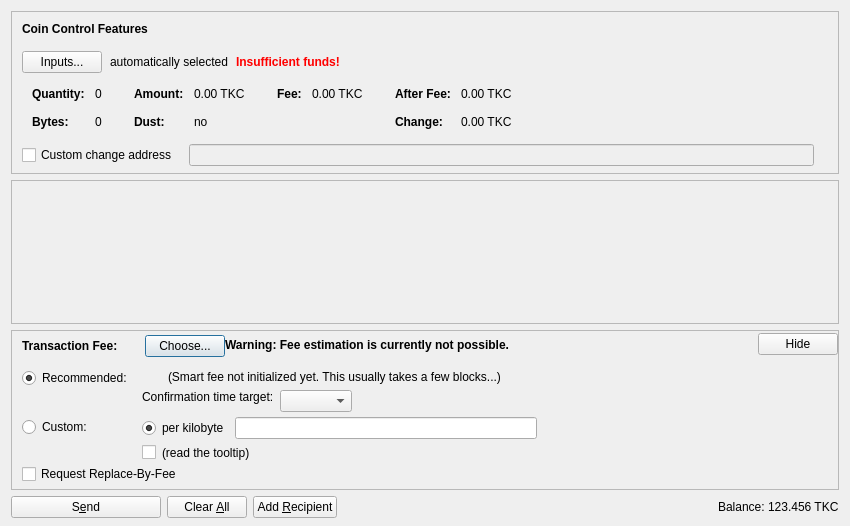
<?xml version="1.0" encoding="UTF-8"?>
<ui version="4.0">
 <class>SendCoinsDialog</class>
 <widget class="QDialog" name="SendCoinsDialog">
  <property name="geometry">
   <rect>
    <x>0</x>
    <y>0</y>
    <width>850</width>
    <height>526</height>
   </rect>
  </property>
  <property name="windowTitle">
   <string>Send Coins</string>
  </property>
  <layout class="QVBoxLayout" name="verticalLayout" stretch="0,1,0,0">
   <property name="bottomMargin">
    <number>8</number>
   </property>
   <item>
    <widget class="QFrame" name="frameCoinControl">
     <property name="sizePolicy">
      <sizepolicy hsizetype="Expanding" vsizetype="Expanding">
       <horstretch>0</horstretch>
       <verstretch>0</verstretch>
      </sizepolicy>
     </property>
     <property name="maximumSize">
      <size>
       <width>16777215</width>
       <height>16777215</height>
      </size>
     </property>
     <property name="frameShape">
      <enum>QFrame::StyledPanel</enum>
     </property>
     <property name="frameShadow">
      <enum>QFrame::Sunken</enum>
     </property>
     <layout class="QVBoxLayout" name="verticalLayoutCoinControl2">
      <property name="spacing">
       <number>0</number>
      </property>
      <property name="leftMargin">
       <number>0</number>
      </property>
      <property name="topMargin">
       <number>0</number>
      </property>
      <property name="rightMargin">
       <number>0</number>
      </property>
      <property name="bottomMargin">
       <number>6</number>
      </property>
      <item>
       <layout class="QVBoxLayout" name="verticalLayoutCoinControl" stretch="0,0,0,0,1">
        <property name="spacing">
         <number>0</number>
        </property>
        <property name="leftMargin">
         <number>10</number>
        </property>
        <property name="topMargin">
         <number>10</number>
        </property>
        <item>
         <layout class="QHBoxLayout" name="horizontalLayoutCoinControl1">
          <property name="bottomMargin">
           <number>15</number>
          </property>
          <item>
           <widget class="QLabel" name="labelCoinControlFeatures">
            <property name="sizePolicy">
             <sizepolicy hsizetype="Preferred" vsizetype="Maximum">
              <horstretch>0</horstretch>
              <verstretch>0</verstretch>
             </sizepolicy>
            </property>
            <property name="font">
             <font>
              <weight>75</weight>
              <bold>true</bold>
             </font>
            </property>
            <property name="styleSheet">
             <string notr="true">font-weight:bold;</string>
            </property>
            <property name="text">
             <string>Coin Control Features</string>
            </property>
           </widget>
          </item>
         </layout>
        </item>
        <item>
         <layout class="QHBoxLayout" name="horizontalLayoutCoinControl2" stretch="0,0,0,0">
          <property name="spacing">
           <number>8</number>
          </property>
          <property name="bottomMargin">
           <number>10</number>
          </property>
          <item>
           <widget class="QPushButton" name="pushButtonCoinControl">
            <property name="styleSheet">
             <string notr="true"/>
            </property>
            <property name="text">
             <string>Inputs...</string>
            </property>
            <property name="autoDefault">
             <bool>false</bool>
            </property>
           </widget>
          </item>
          <item>
           <widget class="QLabel" name="labelCoinControlAutomaticallySelected">
            <property name="text">
             <string>automatically selected</string>
            </property>
            <property name="margin">
             <number>5</number>
            </property>
           </widget>
          </item>
          <item>
           <widget class="QLabel" name="labelCoinControlInsuffFunds">
            <property name="font">
             <font>
              <weight>75</weight>
              <bold>true</bold>
             </font>
            </property>
            <property name="styleSheet">
             <string notr="true">color:red;font-weight:bold;</string>
            </property>
            <property name="text">
             <string>Insufficient funds!</string>
            </property>
            <property name="margin">
             <number>5</number>
            </property>
           </widget>
          </item>
          <item>
           <spacer name="horizontalSpacerCoinControl">
            <property name="orientation">
             <enum>Qt::Horizontal</enum>
            </property>
            <property name="sizeHint" stdset="0">
             <size>
              <width>40</width>
              <height>1</height>
             </size>
            </property>
           </spacer>
          </item>
         </layout>
        </item>
        <item>
         <widget class="QWidget" name="widgetCoinControl" native="true">
          <property name="sizePolicy">
           <sizepolicy hsizetype="Preferred" vsizetype="Preferred">
            <horstretch>0</horstretch>
            <verstretch>0</verstretch>
           </sizepolicy>
          </property>
          <property name="minimumSize">
           <size>
            <width>0</width>
            <height>0</height>
           </size>
          </property>
          <property name="styleSheet">
           <string notr="true"/>
          </property>
          <layout class="QHBoxLayout" name="horizontalLayoutCoinControl5">
           <property name="leftMargin">
            <number>0</number>
           </property>
           <property name="topMargin">
            <number>0</number>
           </property>
           <property name="rightMargin">
            <number>0</number>
           </property>
           <property name="bottomMargin">
            <number>0</number>
           </property>
           <item>
            <layout class="QHBoxLayout" name="horizontalLayoutCoinControl3" stretch="0,0,0,1">
             <property name="spacing">
              <number>20</number>
             </property>
             <property name="topMargin">
              <number>0</number>
             </property>
             <property name="bottomMargin">
              <number>10</number>
             </property>
             <item>
              <layout class="QFormLayout" name="formLayoutCoinControl1">
               <property name="horizontalSpacing">
                <number>10</number>
               </property>
               <property name="verticalSpacing">
                <number>14</number>
               </property>
               <property name="leftMargin">
                <number>10</number>
               </property>
               <property name="topMargin">
                <number>4</number>
               </property>
               <property name="rightMargin">
                <number>6</number>
               </property>
               <item row="0" column="0">
                <widget class="QLabel" name="labelCoinControlQuantityText">
                 <property name="font">
                  <font>
                   <weight>75</weight>
                   <bold>true</bold>
                  </font>
                 </property>
                 <property name="text">
                  <string>Quantity:</string>
                 </property>
                 <property name="margin">
                  <number>0</number>
                 </property>
                </widget>
               </item>
               <item row="0" column="1">
                <widget class="QLabel" name="labelCoinControlQuantity">
                 <property name="cursor">
                  <cursorShape>IBeamCursor</cursorShape>
                 </property>
                 <property name="contextMenuPolicy">
                  <enum>Qt::ActionsContextMenu</enum>
                 </property>
                 <property name="text">
                  <string notr="true">0</string>
                 </property>
                 <property name="margin">
                  <number>0</number>
                 </property>
                 <property name="textInteractionFlags">
                  <set>Qt::LinksAccessibleByMouse|Qt::TextSelectableByKeyboard|Qt::TextSelectableByMouse</set>
                 </property>
                </widget>
               </item>
               <item row="1" column="0">
                <widget class="QLabel" name="labelCoinControlBytesText">
                 <property name="font">
                  <font>
                   <weight>75</weight>
                   <bold>true</bold>
                  </font>
                 </property>
                 <property name="text">
                  <string>Bytes:</string>
                 </property>
                </widget>
               </item>
               <item row="1" column="1">
                <widget class="QLabel" name="labelCoinControlBytes">
                 <property name="cursor">
                  <cursorShape>IBeamCursor</cursorShape>
                 </property>
                 <property name="contextMenuPolicy">
                  <enum>Qt::ActionsContextMenu</enum>
                 </property>
                 <property name="text">
                  <string notr="true">0</string>
                 </property>
                 <property name="textInteractionFlags">
                  <set>Qt::LinksAccessibleByMouse|Qt::TextSelectableByKeyboard|Qt::TextSelectableByMouse</set>
                 </property>
                </widget>
               </item>
              </layout>
             </item>
             <item>
              <layout class="QFormLayout" name="formLayoutCoinControl2">
               <property name="horizontalSpacing">
                <number>10</number>
               </property>
               <property name="verticalSpacing">
                <number>14</number>
               </property>
               <property name="leftMargin">
                <number>6</number>
               </property>
               <property name="topMargin">
                <number>4</number>
               </property>
               <property name="rightMargin">
                <number>6</number>
               </property>
               <item row="0" column="0">
                <widget class="QLabel" name="labelCoinControlAmountText">
                 <property name="font">
                  <font>
                   <weight>75</weight>
                   <bold>true</bold>
                  </font>
                 </property>
                 <property name="text">
                  <string>Amount:</string>
                 </property>
                 <property name="margin">
                  <number>0</number>
                 </property>
                </widget>
               </item>
               <item row="0" column="1">
                <widget class="QLabel" name="labelCoinControlAmount">
                 <property name="cursor">
                  <cursorShape>IBeamCursor</cursorShape>
                 </property>
                 <property name="contextMenuPolicy">
                  <enum>Qt::ActionsContextMenu</enum>
                 </property>
                 <property name="text">
                  <string notr="true">0.00 TKC</string>
                 </property>
                 <property name="textInteractionFlags">
                  <set>Qt::LinksAccessibleByMouse|Qt::TextSelectableByKeyboard|Qt::TextSelectableByMouse</set>
                 </property>
                </widget>
               </item>
               <item row="1" column="0">
                <widget class="QLabel" name="labelCoinControlLowOutputText">
                 <property name="font">
                  <font>
                   <weight>75</weight>
                   <bold>true</bold>
                  </font>
                 </property>
                 <property name="text">
                  <string>Dust:</string>
                 </property>
                </widget>
               </item>
               <item row="1" column="1">
                <widget class="QLabel" name="labelCoinControlLowOutput">
                 <property name="cursor">
                  <cursorShape>IBeamCursor</cursorShape>
                 </property>
                 <property name="contextMenuPolicy">
                  <enum>Qt::ActionsContextMenu</enum>
                 </property>
                 <property name="text">
                  <string notr="true">no</string>
                 </property>
                 <property name="textInteractionFlags">
                  <set>Qt::LinksAccessibleByMouse|Qt::TextSelectableByKeyboard|Qt::TextSelectableByMouse</set>
                 </property>
                </widget>
               </item>
              </layout>
             </item>
             <item>
              <layout class="QFormLayout" name="formLayoutCoinControl3">
               <property name="horizontalSpacing">
                <number>10</number>
               </property>
               <property name="verticalSpacing">
                <number>14</number>
               </property>
               <property name="leftMargin">
                <number>6</number>
               </property>
               <property name="topMargin">
                <number>4</number>
               </property>
               <property name="rightMargin">
                <number>6</number>
               </property>
               <item row="0" column="0">
                <widget class="QLabel" name="labelCoinControlFeeText">
                 <property name="font">
                  <font>
                   <weight>75</weight>
                   <bold>true</bold>
                  </font>
                 </property>
                 <property name="text">
                  <string>Fee:</string>
                 </property>
                 <property name="margin">
                  <number>0</number>
                 </property>
                </widget>
               </item>
               <item row="0" column="1">
                <widget class="QLabel" name="labelCoinControlFee">
                 <property name="cursor">
                  <cursorShape>IBeamCursor</cursorShape>
                 </property>
                 <property name="contextMenuPolicy">
                  <enum>Qt::ActionsContextMenu</enum>
                 </property>
                 <property name="text">
                  <string notr="true">0.00 TKC</string>
                 </property>
                 <property name="textInteractionFlags">
                  <set>Qt::LinksAccessibleByMouse|Qt::TextSelectableByKeyboard|Qt::TextSelectableByMouse</set>
                 </property>
                </widget>
               </item>
              </layout>
             </item>
             <item>
              <layout class="QFormLayout" name="formLayoutCoinControl4">
               <property name="horizontalSpacing">
                <number>10</number>
               </property>
               <property name="verticalSpacing">
                <number>14</number>
               </property>
               <property name="leftMargin">
                <number>6</number>
               </property>
               <property name="topMargin">
                <number>4</number>
               </property>
               <property name="rightMargin">
                <number>6</number>
               </property>
               <item row="0" column="0">
                <widget class="QLabel" name="labelCoinControlAfterFeeText">
                 <property name="font">
                  <font>
                   <weight>75</weight>
                   <bold>true</bold>
                  </font>
                 </property>
                 <property name="text">
                  <string>After Fee:</string>
                 </property>
                 <property name="margin">
                  <number>0</number>
                 </property>
                </widget>
               </item>
               <item row="0" column="1">
                <widget class="QLabel" name="labelCoinControlAfterFee">
                 <property name="cursor">
                  <cursorShape>IBeamCursor</cursorShape>
                 </property>
                 <property name="contextMenuPolicy">
                  <enum>Qt::ActionsContextMenu</enum>
                 </property>
                 <property name="text">
                  <string notr="true">0.00 TKC</string>
                 </property>
                 <property name="textInteractionFlags">
                  <set>Qt::LinksAccessibleByMouse|Qt::TextSelectableByKeyboard|Qt::TextSelectableByMouse</set>
                 </property>
                </widget>
               </item>
               <item row="1" column="0">
                <widget class="QLabel" name="labelCoinControlChangeText">
                 <property name="font">
                  <font>
                   <weight>75</weight>
                   <bold>true</bold>
                  </font>
                 </property>
                 <property name="text">
                  <string>Change:</string>
                 </property>
                </widget>
               </item>
               <item row="1" column="1">
                <widget class="QLabel" name="labelCoinControlChange">
                 <property name="cursor">
                  <cursorShape>IBeamCursor</cursorShape>
                 </property>
                 <property name="contextMenuPolicy">
                  <enum>Qt::ActionsContextMenu</enum>
                 </property>
                 <property name="text">
                  <string notr="true">0.00 TKC</string>
                 </property>
                 <property name="textInteractionFlags">
                  <set>Qt::LinksAccessibleByMouse|Qt::TextSelectableByKeyboard|Qt::TextSelectableByMouse</set>
                 </property>
                </widget>
               </item>
              </layout>
             </item>
            </layout>
           </item>
          </layout>
         </widget>
        </item>
        <item>
         <layout class="QHBoxLayout" name="horizontalLayoutCoinControl4" stretch="0,0,0">
          <property name="spacing">
           <number>12</number>
          </property>
          <property name="sizeConstraint">
           <enum>QLayout::SetDefaultConstraint</enum>
          </property>
          <property name="topMargin">
           <number>5</number>
          </property>
          <property name="rightMargin">
           <number>5</number>
          </property>
          <item>
           <widget class="QCheckBox" name="checkBoxCoinControlChange">
            <property name="toolTip">
             <string>If this is activated, but the change address is empty or invalid, change will be sent to a newly generated address.</string>
            </property>
            <property name="text">
             <string>Custom change address</string>
            </property>
           </widget>
          </item>
          <item>
           <widget class="QValidatedLineEdit" name="lineEditCoinControlChange">
            <property name="enabled">
             <bool>false</bool>
            </property>
            <property name="sizePolicy">
             <sizepolicy hsizetype="Expanding" vsizetype="Fixed">
              <horstretch>0</horstretch>
              <verstretch>0</verstretch>
             </sizepolicy>
            </property>
           </widget>
          </item>
          <item>
           <widget class="QLabel" name="labelCoinControlChangeLabel">
            <property name="sizePolicy">
             <sizepolicy hsizetype="Preferred" vsizetype="Expanding">
              <horstretch>0</horstretch>
              <verstretch>0</verstretch>
             </sizepolicy>
            </property>
            <property name="minimumSize">
             <size>
              <width>0</width>
              <height>0</height>
             </size>
            </property>
            <property name="text">
             <string/>
            </property>
            <property name="margin">
             <number>3</number>
            </property>
           </widget>
          </item>
         </layout>
        </item>
        <item>
         <spacer name="verticalSpacerCoinControl">
          <property name="orientation">
           <enum>Qt::Vertical</enum>
          </property>
          <property name="sizeHint" stdset="0">
           <size>
            <width>800</width>
            <height>1</height>
           </size>
          </property>
         </spacer>
        </item>
       </layout>
      </item>
     </layout>
    </widget>
   </item>
   <item>
    <widget class="QScrollArea" name="scrollArea">
     <property name="widgetResizable">
      <bool>true</bool>
     </property>
     <widget class="QWidget" name="scrollAreaWidgetContents">
      <property name="geometry">
       <rect>
        <x>0</x>
        <y>0</y>
        <width>830</width>
        <height>104</height>
       </rect>
      </property>
      <layout class="QVBoxLayout" name="verticalLayout_2" stretch="0,1">
       <property name="leftMargin">
        <number>0</number>
       </property>
       <property name="topMargin">
        <number>0</number>
       </property>
       <property name="rightMargin">
        <number>0</number>
       </property>
       <property name="bottomMargin">
        <number>0</number>
       </property>
       <item>
        <layout class="QVBoxLayout" name="entries">
         <property name="spacing">
          <number>6</number>
         </property>
        </layout>
       </item>
       <item>
        <spacer name="verticalSpacer">
         <property name="orientation">
          <enum>Qt::Vertical</enum>
         </property>
         <property name="sizeHint" stdset="0">
          <size>
           <width>20</width>
           <height>40</height>
          </size>
         </property>
        </spacer>
       </item>
      </layout>
     </widget>
    </widget>
   </item>
   <item>
    <widget class="QFrame" name="frameFee">
     <property name="sizePolicy">
      <sizepolicy hsizetype="Expanding" vsizetype="Expanding">
       <horstretch>0</horstretch>
       <verstretch>0</verstretch>
      </sizepolicy>
     </property>
     <property name="maximumSize">
      <size>
       <width>16777215</width>
       <height>16777215</height>
      </size>
     </property>
     <property name="frameShape">
      <enum>QFrame::StyledPanel</enum>
     </property>
     <property name="frameShadow">
      <enum>QFrame::Sunken</enum>
     </property>
     <layout class="QVBoxLayout" name="verticalLayoutFee1">
      <property name="spacing">
       <number>0</number>
      </property>
      <property name="leftMargin">
       <number>0</number>
      </property>
      <property name="topMargin">
       <number>0</number>
      </property>
      <property name="rightMargin">
       <number>0</number>
      </property>
      <property name="bottomMargin">
       <number>0</number>
      </property>
      <item>
       <layout class="QVBoxLayout" name="verticalLayoutFee2" stretch="0,0,0">
        <property name="spacing">
         <number>0</number>
        </property>
        <property name="leftMargin">
         <number>10</number>
        </property>
        <property name="topMargin">
         <number>0</number>
        </property>
        <item>
         <layout class="QHBoxLayout" name="horizontalLayoutFee1">
          <property name="bottomMargin">
           <number>0</number>
          </property>
          <item>
           <layout class="QVBoxLayout" name="verticalLayoutFee7">
            <property name="spacing">
             <number>0</number>
            </property>
            <item>
             <spacer name="verticalSpacerSmartFee">
              <property name="orientation">
               <enum>Qt::Vertical</enum>
              </property>
              <property name="sizeType">
               <enum>QSizePolicy::Fixed</enum>
              </property>
              <property name="sizeHint" stdset="0">
               <size>
                <width>1</width>
                <height>4</height>
               </size>
              </property>
             </spacer>
            </item>
            <item>
             <layout class="QHBoxLayout" name="horizontalLayoutSmartFee">
              <property name="spacing">
               <number>10</number>
              </property>
              <item>
               <widget class="QLabel" name="labelFeeHeadline">
                <property name="sizePolicy">
                 <sizepolicy hsizetype="Preferred" vsizetype="Maximum">
                  <horstretch>0</horstretch>
                  <verstretch>0</verstretch>
                 </sizepolicy>
                </property>
                <property name="font">
                 <font>
                  <weight>75</weight>
                  <bold>true</bold>
                 </font>
                </property>
                <property name="styleSheet">
                 <string notr="true">font-weight:bold;</string>
                </property>
                <property name="text">
                 <string>Transaction Fee:</string>
                </property>
               </widget>
              </item>
              <item>
               <widget class="QLabel" name="labelFeeMinimized">
                <property name="text">
                 <string/>
                </property>
               </widget>
              </item>
              <item>
               <widget class="QPushButton" name="buttonChooseFee">
                <property name="text">
                 <string>Choose...</string>
                </property>
               </widget>
              </item>
             </layout>
            </item>
            <item>
             <spacer name="verticalSpacer_5">
              <property name="orientation">
               <enum>Qt::Vertical</enum>
              </property>
              <property name="sizeHint" stdset="0">
               <size>
                <width>1</width>
                <height>1</height>
               </size>
              </property>
             </spacer>
            </item>
           </layout>
          </item>
          <item>
           <widget class="QLabel" name="fallbackFeeWarningLabel">
            <property name="toolTip">
             <string>Using the fallbackfee can result in sending a transaction that will take several hours or days (or never) to confirm. Consider choosing your fee manually or wait until you have validated the complete chain.</string>
            </property>
            <property name="font">
            <font>
                <weight>75</weight>
                <bold>true</bold>
            </font>
            </property>
            <property name="text">
             <string>Warning: Fee estimation is currently not possible.</string>
            </property>
            <property name="wordWrap">
             <bool>false</bool>
            </property>
           </widget>
          </item>
          <item>
           <spacer name="horizontalSpacer_4">
            <property name="orientation">
             <enum>Qt::Horizontal</enum>
            </property>
            <property name="sizeType">
             <enum>QSizePolicy::MinimumExpanding</enum>
            </property>
            <property name="sizeHint" stdset="0">
             <size>
              <width>40</width>
              <height>20</height>
             </size>
            </property>
           </spacer>
          </item>
          <item>
           <widget class="QPushButton" name="buttonMinimizeFee">
            <property name="toolTip">
             <string>collapse fee-settings</string>
            </property>
            <property name="text">
             <string>Hide</string>
            </property>
           </widget>
          </item>
         </layout>
        </item>
        <item>
         <widget class="QFrame" name="frameFeeSelection">
          <layout class="QVBoxLayout" name="verticalLayoutFee12">
           <property name="spacing">
            <number>0</number>
           </property>
           <property name="leftMargin">
            <number>0</number>
           </property>
           <property name="topMargin">
            <number>0</number>
           </property>
           <property name="rightMargin">
            <number>0</number>
           </property>
           <property name="bottomMargin">
            <number>0</number>
           </property>
           <item>
            <layout class="QGridLayout" name="gridLayoutFee">
             <property name="topMargin">
              <number>10</number>
             </property>
             <property name="bottomMargin">
              <number>4</number>
             </property>
             <property name="horizontalSpacing">
              <number>10</number>
             </property>
             <property name="verticalSpacing">
              <number>4</number>
             </property>
             <item row="1" column="1">
              <layout class="QVBoxLayout" name="verticalLayoutFee8">
               <property name="spacing">
                <number>6</number>
               </property>
               <item>
                <layout class="QHBoxLayout" name="horizontalLayoutFee13">
                 <item>
                  <widget class="QRadioButton" name="radioCustomPerKilobyte">
                   <property name="toolTip">
                    <string>If the custom fee is set to 1000 satoshis and the transaction is only 250 bytes, then &quot;per kilobyte&quot; only pays 250 satoshis in fee, while &quot;total at least&quot; pays 1000 satoshis. For transactions bigger than a kilobyte both pay by kilobyte.</string>
                   </property>
                   <property name="text">
                    <string>per kilobyte</string>
                   </property>
                   <property name="checked">
                    <bool>true</bool>
                   </property>
                   <attribute name="buttonGroup">
                    <string notr="true">groupCustomFee</string>
                   </attribute>
                  </widget>
                 </item>
                 <item>
                  <widget class="BitcoinAmountField" name="customFee"/>
                 </item>
                 <item>
                  <spacer name="horizontalSpacer_6">
                   <property name="orientation">
                    <enum>Qt::Horizontal</enum>
                   </property>
                   <property name="sizeHint" stdset="0">
                    <size>
                     <width>1</width>
                     <height>1</height>
                    </size>
                   </property>
                  </spacer>
                 </item>
                </layout>
               </item>
               <item>
                <layout class="QHBoxLayout" name="horizontalLayoutFee8">
                 <item>
                  <widget class="QCheckBox" name="checkBoxMinimumFee">
                   <property name="toolTip">
                    <string>Paying only the minimum fee is just fine as long as there is less transaction volume than space in the blocks. But be aware that this can end up in a never confirming transaction once there is more demand for teddycoin transactions than the network can process.</string>
                   </property>
                   <property name="text">
                    <string/>
                   </property>
                  </widget>
                 </item>
                 <item>
                  <widget class="QLabel" name="labelMinFeeWarning">
                   <property name="enabled">
                    <bool>true</bool>
                   </property>
                   <property name="toolTip">
                    <string>Paying only the minimum fee is just fine as long as there is less transaction volume than space in the blocks. But be aware that this can end up in a never confirming transaction once there is more demand for teddycoin transactions than the network can process.</string>
                   </property>
                   <property name="text">
                    <string>(read the tooltip)</string>
                   </property>
                   <property name="margin">
                    <number>5</number>
                   </property>
                  </widget>
                 </item>
                 <item>
                  <spacer name="horizontalSpacer_2">
                   <property name="orientation">
                    <enum>Qt::Horizontal</enum>
                   </property>
                   <property name="sizeHint" stdset="0">
                    <size>
                     <width>1</width>
                     <height>1</height>
                    </size>
                   </property>
                  </spacer>
                 </item>
                </layout>
               </item>
              </layout>
             </item>
             <item row="0" column="0">
              <layout class="QVBoxLayout" name="verticalLayoutFee4" stretch="0,1">
               <item>
                <widget class="QRadioButton" name="radioSmartFee">
                 <property name="text">
                  <string>Recommended:</string>
                 </property>
                 <property name="checked">
                  <bool>true</bool>
                 </property>
                 <attribute name="buttonGroup">
                  <string notr="true">groupFee</string>
                 </attribute>
                </widget>
               </item>
               <item>
                <spacer name="verticalSpacer_2">
                 <property name="orientation">
                  <enum>Qt::Vertical</enum>
                 </property>
                 <property name="sizeHint" stdset="0">
                  <size>
                   <width>1</width>
                   <height>1</height>
                  </size>
                 </property>
                </spacer>
               </item>
              </layout>
             </item>
             <item row="1" column="0">
              <layout class="QVBoxLayout" name="verticalLayoutFee9" stretch="0,1">
               <item>
                <widget class="QRadioButton" name="radioCustomFee">
                 <property name="text">
                  <string>Custom:</string>
                 </property>
                 <attribute name="buttonGroup">
                  <string notr="true">groupFee</string>
                 </attribute>
                </widget>
               </item>
               <item>
                <spacer name="verticalSpacer_6">
                 <property name="orientation">
                  <enum>Qt::Vertical</enum>
                 </property>
                 <property name="sizeHint" stdset="0">
                  <size>
                   <width>1</width>
                   <height>1</height>
                  </size>
                 </property>
                </spacer>
               </item>
              </layout>
             </item>
             <item row="0" column="1">
              <layout class="QVBoxLayout" name="verticalLayoutFee3" stretch="0,0,1">
               <property name="spacing">
                <number>6</number>
               </property>
               <property name="topMargin">
                <number>2</number>
               </property>
               <item>
                <layout class="QHBoxLayout" name="horizontalLayoutFee12">
                 <item>
                  <widget class="QLabel" name="labelSmartFee">
                   <property name="text">
                    <string/>
                   </property>
                   <property name="margin">
                    <number>2</number>
                   </property>
                  </widget>
                 </item>
                 <item>
                  <widget class="QLabel" name="labelFeeEstimation">
                   <property name="text">
                    <string/>
                   </property>
                  </widget>
                 </item>
                 <item>
                  <widget class="QLabel" name="labelSmartFee2">
                   <property name="text">
                    <string>(Smart fee not initialized yet. This usually takes a few blocks...)</string>
                   </property>
                   <property name="margin">
                    <number>2</number>
                   </property>
                  </widget>
                 </item>
                 <item>
                  <spacer name="horizontalSpacer_5">
                   <property name="orientation">
                    <enum>Qt::Horizontal</enum>
                   </property>
                   <property name="sizeHint" stdset="0">
                    <size>
                     <width>1</width>
                     <height>1</height>
                    </size>
                   </property>
                  </spacer>
                 </item>
                </layout>
               </item>
               <item>
                <layout class="QHBoxLayout" name="horizontalLayoutFee9">
                 <item>
                  <layout class="QVBoxLayout" name="verticalLayoutFee6">
                   <item>
                    <widget class="QLabel" name="labelSmartFee3">
                     <property name="text">
                      <string>Confirmation time target:</string>
                     </property>
                     <property name="margin">
                      <number>2</number>
                     </property>
                    </widget>
                   </item>
                   <item>
                    <spacer name="verticalSpacer_3">
                     <property name="orientation">
                      <enum>Qt::Vertical</enum>
                     </property>
                     <property name="sizeHint" stdset="0">
                      <size>
                       <width>1</width>
                       <height>1</height>
                      </size>
                     </property>
                    </spacer>
                   </item>
                  </layout>
                 </item>
                 <item>
                  <layout class="QVBoxLayout" name="verticalLayoutFee5">
                   <property name="rightMargin">
                    <number>30</number>
                   </property>
                   <item>
                    <layout class="QHBoxLayout" name="horizontalLayoutConfTarget">
                     <property name="bottomMargin">
                      <number>0</number>
                     </property>
                     <item>
                      <widget class="QComboBox" name="confTargetSelector"/>
                     </item>
                     <item>
                      <spacer name="horizontalSpacerConfTarget">
                       <property name="orientation">
                        <enum>Qt::Horizontal</enum>
                       </property>
                       <property name="sizeHint" stdset="0">
                        <size>
                         <width>40</width>
                         <height>20</height>
                        </size>
                       </property>
                      </spacer>
                     </item>
                    </layout>
                   </item>
                  </layout>
                 </item>
                </layout>
               </item>
               <item>
                <spacer name="verticalSpacer_4">
                 <property name="orientation">
                  <enum>Qt::Vertical</enum>
                 </property>
                 <property name="sizeHint" stdset="0">
                  <size>
                   <width>1</width>
                   <height>1</height>
                  </size>
                 </property>
                </spacer>
               </item>
              </layout>
             </item>
            </layout>
           </item>
           <item>
            <widget class="QCheckBox" name="optInRBF">
             <property name="text">
              <string>Request Replace-By-Fee</string>
             </property>
             <property name="toolTip">
              <string>Indicates that the sender may wish to replace this transaction with a new one paying higher fees (prior to being confirmed).</string>
             </property>
            </widget>
           </item>
          </layout>
         </widget>
        </item>
        <item>
         <spacer name="verticalSpacerFee">
          <property name="orientation">
           <enum>Qt::Vertical</enum>
          </property>
          <property name="sizeHint" stdset="0">
           <size>
            <width>40</width>
            <height>5</height>
           </size>
          </property>
         </spacer>
        </item>
       </layout>
      </item>
     </layout>
    </widget>
   </item>
   <item>
    <layout class="QHBoxLayout" name="horizontalLayout">
     <item>
      <widget class="QPushButton" name="sendButton">
       <property name="minimumSize">
        <size>
         <width>150</width>
         <height>0</height>
        </size>
       </property>
       <property name="toolTip">
        <string>Confirm the send action</string>
       </property>
       <property name="text">
        <string>S&amp;end</string>
       </property>
       <property name="icon">
        <iconset resource="../bitcoin.qrc">
         <normaloff>:/icons/send</normaloff>:/icons/send</iconset>
       </property>
       <property name="autoDefault">
        <bool>false</bool>
       </property>
       <property name="default">
        <bool>false</bool>
       </property>
      </widget>
     </item>
     <item>
      <widget class="QPushButton" name="clearButton">
       <property name="sizePolicy">
        <sizepolicy hsizetype="Minimum" vsizetype="Fixed">
         <horstretch>0</horstretch>
         <verstretch>0</verstretch>
        </sizepolicy>
       </property>
       <property name="toolTip">
        <string>Clear all fields of the form.</string>
       </property>
       <property name="text">
        <string>Clear &amp;All</string>
       </property>
       <property name="icon">
        <iconset resource="../bitcoin.qrc">
         <normaloff>:/icons/remove</normaloff>:/icons/remove</iconset>
       </property>
       <property name="autoDefault">
        <bool>false</bool>
       </property>
      </widget>
     </item>
     <item>
      <widget class="QPushButton" name="addButton">
       <property name="toolTip">
        <string>Send to multiple recipients at once</string>
       </property>
       <property name="text">
        <string>Add &amp;Recipient</string>
       </property>
       <property name="icon">
        <iconset resource="../bitcoin.qrc">
         <normaloff>:/icons/add</normaloff>:/icons/add</iconset>
       </property>
       <property name="autoDefault">
        <bool>false</bool>
       </property>
      </widget>
     </item>
     <item>
      <spacer name="horizontalSpacer">
       <property name="orientation">
        <enum>Qt::Horizontal</enum>
       </property>
       <property name="sizeHint" stdset="0">
        <size>
         <width>40</width>
         <height>20</height>
        </size>
       </property>
      </spacer>
     </item>
     <item>
      <layout class="QHBoxLayout" name="horizontalLayout_2">
       <property name="spacing">
        <number>3</number>
       </property>
       <item>
        <widget class="QLabel" name="label">
         <property name="sizePolicy">
          <sizepolicy hsizetype="Preferred" vsizetype="Fixed">
           <horstretch>0</horstretch>
           <verstretch>0</verstretch>
          </sizepolicy>
         </property>
         <property name="text">
          <string>Balance:</string>
         </property>
        </widget>
       </item>
       <item>
        <widget class="QLabel" name="labelBalance">
         <property name="sizePolicy">
          <sizepolicy hsizetype="Preferred" vsizetype="Fixed">
           <horstretch>0</horstretch>
           <verstretch>0</verstretch>
          </sizepolicy>
         </property>
         <property name="cursor">
          <cursorShape>IBeamCursor</cursorShape>
         </property>
         <property name="text">
          <string notr="true">123.456 TKC</string>
         </property>
         <property name="textInteractionFlags">
          <set>Qt::LinksAccessibleByMouse|Qt::TextSelectableByKeyboard|Qt::TextSelectableByMouse</set>
         </property>
        </widget>
       </item>
      </layout>
     </item>
    </layout>
   </item>
  </layout>
 </widget>
 <customwidgets>
  <customwidget>
   <class>QValidatedLineEdit</class>
   <extends>QLineEdit</extends>
   <header>qvalidatedlineedit.h</header>
  </customwidget>
  <customwidget>
   <class>BitcoinAmountField</class>
   <extends>QLineEdit</extends>
   <header>bitcoinamountfield.h</header>
   <container>1</container>
  </customwidget>
 </customwidgets>
 <resources>
  <include location="../bitcoin.qrc"/>
 </resources>
 <connections/>
 <buttongroups>
  <buttongroup name="groupFee"/>
  <buttongroup name="groupCustomFee"/>
 </buttongroups>
</ui>
